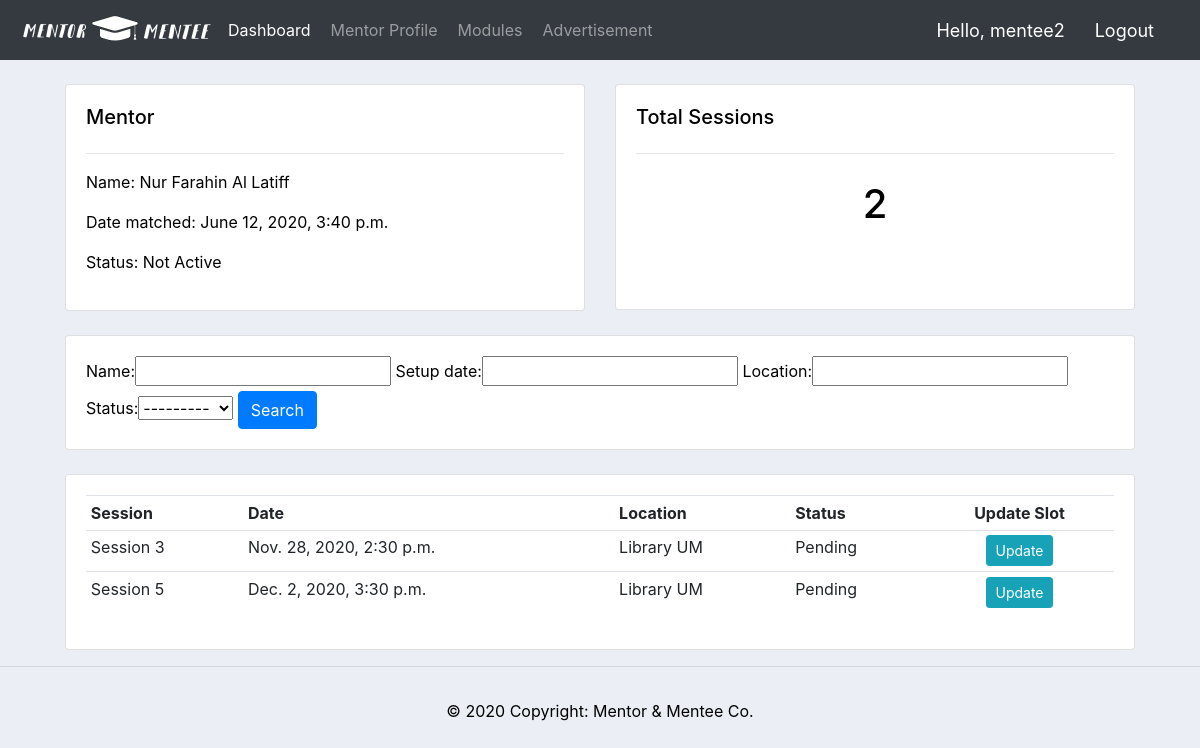
The app's page /book_sess/8 (signed in) with its own data.
### accounts/models.py (models this page shows, shortened)
class Match(models.Model):
	STATUS = (
			('Active', 'Active'),
			('Not Active', 'Not Active'),
			)
	mentor = models.ForeignKey(Mentor, null=True, on_delete=models.SET_NULL) #whenever customer is deleed, order still ada cuma null
	mentee = models.ForeignKey(Mentee, null=True, on_delete=models.SET_NULL)
	date_matched = models.DateTimeField(auto_now_add=True, null=True)
	status = models.CharField(max_length=200, null=True, choices=STATUS, default='Active')

class Mentor(models.Model):
	FACULTY = (
			('Islamic Studies', 'Islamic Studies'), ('Malay Studies', 'Malay Studies'), ('Cultural', 'Cultural'),
			('Dentistry', 'Dentistry'), ('Education', 'Education'), ('Engineering', 'Engineering'),
			('Law', 'Law'), ('Medicine', 'Medicine'), ('Science', 'Science'),
			('Art & Social Sciences', 'Art & Social Sciences'), ('Business & Accountancy', 'Business & Accountancy'),
			('Economics & Administration', 'Economics & Administration'), ('Languages & Linguistics', 'Languages & Linguistics'),
			('Built Environment', 'Built Environment'), ('Sports & Exercises Sciences', 'Sports & Exercises Sciences'),
			('Computer Science & Information Technology', 'Computer Science & Information Technology'),
			)
	DEPARTMENT = [
	    ('Islamic Studies', (
	            ('Usuluddin (Aqidah & Islamic Thought)', 'Usuluddin (Aqidah & Islamic Thought)'),
	            ('Usuluddin (Al-Quran & Al-Hadith)', 'Usuluddin (Al-Quran & Al-Hadith)'),
	            ('Usuluddin (Daawah & Human Development)', 'Usuluddin (Daawah & Human Development)'),
	            ('Usuluddin (Islamic History & Civilization)', 'Usuluddin (Islamic History & Civilization)'),
	            ('Islamic Education (Islamic Studies)', 'Islamic Education (Islamic Studies)'),
	            ('Islamic Studies & Information Technology', 'Islamic Studies & Information Technology'),
	            ('Islamic Studies & Science', 'Islamic Studies & Science'),
	            ('Muamalat & Management', 'Muamalat & Management'),
	        )
	    ),
	    ('Malay Studies', (
	            ('Bahasa Melayu Profesional', 'Bahasa Melayu Profesional'), ('Linguistik Melayu', 'Linguistik Melayu'),
	            ('Kesusasteraaan Melayu', 'Kesusasteraaan Melayu'), ('Sosio-Budaya Melayu', 'Sosio-Budaya Melayu'),
	            ('Kesenian Melayu', 'Kesenian Melayu'),
	        )
	    ),
	    ('Cultural', (
	            ('Music', 'Music'), ('Drama', 'Drama'),
	            ('Dance', 'Dance'),
	        )
	    ),
	    ('Dentistry', (
	            ('Dental Surgery', 'Dental Surgery'),
	        )
	    ),
	    ('Education', (
	            ('Counselling', 'Counselling'),
	            ('Early Childhood Education', 'Early Childhood Education'),
	            ('Education Teaching of English as a Second Language', 'Education Teaching of English as a Second Language'),
	        )
	    ),
	    ('Engineering', (
	           ('Biomedical Engineering', 'Biomedical Engineering'), ('Chemical Engineering', 'Chemical Engineering'),
	           ('Civil Engineering', 'Civil Engineering'), ('Electrical Engineering', 'Electrical Engineering'),
	           ('Mechanical Engineering', 'Mechanical Engineering'),
	        )
	    ),
	    ('Law', (
	            ('Laws', 'Laws'),
	            ('Jurisprudence (External)', 'Jurisprudence (External)'),
	        )
	    ),
	    ('Medicine', (
	            ('Medicine', 'Medicine'), ('Biomedical Science', 'Biomedical Science'),
	            ('Nursing', 'Nursing'),
	        )
	    ),
	    ('Science', (
	            ('Chemistry', 'Chemistry'), ('Biochemistry', 'Biochemistry'), ('Biotechnology', 'Biotechnology'),
	            ('Genetics', 'Genetics'), ('Geology', 'Geology'), ('Mathematics', 'Mathematics'),
	            ('Microbiology', 'Microbiology'), ('Physics', 'Physics'), ('Statistics', 'Statistics'),
	        )
	    ),
	    ('Art & Social Sciences', (
	    		('East Asian Studies', 'East Asian Studies'), ('Arts Chinese Studies', 'Arts Chinese Studies'),
	    		('Arts Anthropology and Sociology', 'Arts Anthropology and Sociology'),
	            ('Social Administration', 'Social Administration'), ('Geography', 'Geography'),
	            ('Environmental Studies', 'Environmental Studies'), ('Arts History', 'Arts History'),
	            ('Arts English', 'Arts English'), ('Arts Indian Studies', 'Arts Indian Studies'),
	            ('Arts International and Strategic Studies', 'Arts International and Strategic Studies'),
	            ('Media Studies', 'Media Studies'), ('Arts Southeast Asian Studies', 'Arts Southeast Asian'),
	        )
	    ),
	    ('Business & Accountancy', (
	            ('Accounting', 'Accounting'), ('Business Administration', 'Business Administration'),
	            ('Finance', 'Finance'),
	        )
	    ),
	    ('Economics & Administration', (
	            ('Economics', 'Economics'), ('Administrative Studies and Politics', 'Administrative Studies and Politics'),
	            ('Development Studies', 'Development Studies'), ('Applied Statistic', 'Applied Statistic'),
	        )
	    ),
	    ('Languages & Linguistics', (
	            ('Arabic Language and Linguistics', 'Arabic Language and Linguistics'),
	            ('Chinese Language and Linguistics', 'Chinese Language and Linguistics'),
	            ('English Language and Linguistics', 'English Language and Linguistics'),
	            ('French Language and Linguistics', 'French Language and Linguistics'),
	            ('German Language and Linguistics', 'German Language and Linguistics'),
	            ('Japanese Language and Linguistics', 'Japanese Language and Linguistics'),
	            ('Spanish Language and Linguistics', 'Spanish Language and Linguistics'),
	            ('Tamil Language and Linguistics', 'Tamil Language and Linguistics'),
	            ('Italian Language and Linguistics', 'Italian Language and Linguistics'),
	        )
	    ),
	    ('Built Environment', (
	            ('Urban & Regional Planning', 'Urban & Regional Planning'),
	            ('Science Architecture', 'Science Architecture'),
	            ('Quantity Surveying', 'Quantity Surveying'), ('Real Estate', 'Real Estate'),
	            ('Building Surveying', 'Building Surveying'),
	        )
	    ),
	    ('Sports & Exercises Sciences', (
	            ('Sports Science (Exercise Science)', 'Sports Science (Exercise Science)'),
	            ('Sports Management Science', 'Sports Management Science'),
	        )
	    ),
	    ('Computer Science & Information Technology', (
	            ('Artificial Intelligence', 'Artificial Intelligence'),
	            ('Computer System and Network', 'Computer System and Network'),
	            ('Information Systems', 'Information Systems'),
	            ('Software Engineering', 'Software Engineering'),
	            ('Multimedia', 'Multimedia'), ('Data Science', 'Data Science'),
	        )
	    ),
	]
	user = models.OneToOneField(User, null=True, blank=True, on_delete=models.CASCADE)
	name = models.CharField(max_length=200, null=True)
	matric_number = models.CharField(max_length=10, null=True)
	faculty = models.CharField(max_length=200, null=True, choices=FACULTY)
	department = models.CharField(max_length=200, null=True, choices=DEPARTMENT)
	phone = models.CharField(max_length=200, null=True)
	email = models.CharField(max_length=200, null=True)
	CGPA = models.DecimalField(max_digits=4, decimal_places=2, null=True)
	profile_pic = models.ImageField(default="profile1.jpg", null=True)
	date_created = models.DateTimeField(auto_now_add=True, null=True)
	def __str__(self):
		return self.name

class Session(models.Model):
	STATUS = (
			('Accepted', 'Accepted'),
			('Rejected', 'Rejected'),
			('Pending', 'Pending'),
			)
	match = models.ForeignKey(Match, null=True, on_delete=models.SET_NULL)
	name = models.CharField(max_length=200, null=True)
	setup_date = models.DateTimeField(help_text = "  e.g 11/28/2020 13:30")
	location = models.CharField(max_length=200, null=True)
	status = models.CharField(max_length=200, null=True, default='Pending', choices=STATUS)
	note = models.CharField(max_length=1000, null=True, blank=True)

### accounts/decorators.py (the view)
		def wrapper_func(request, *args, **kwargs):
			group = None
			if request.user.groups.exists():
				group = request.user.groups.all()[0].name
			if group in allowed_roles:
				return view_func(request, *args, **kwargs)
			else:
				return HttpResponse('You are not authorized to view this page')

### accounts/views.py (called while the page is built)
@login_required(login_url='login')
@allowed_users(allowed_roles=['mentee'])
def bookSession(request, pk):
	match = Match.objects.get(id=pk)
	sessions = match.session_set.all() #order_set ni tgk balik relationship parent child tu
	session_count = sessions.count() #ejaan orders based on atas
	myFilter = SessionFilter(request.GET, queryset=sessions)
	sessions = myFilter.qs
	context = {'match':match, 'sessions': sessions, 'session_count': session_count, 'myFilter':myFilter}
	return render(request, 'accounts/book_session.html', context)

### accounts/templates/accounts/book_session.html
{% extends 'accounts/main.html' %}
{% block content %}
	<br>
<div class="row">
	<div class="col-md" style="margin-left: 50px;">
		<div class="card card-body">
			<h5>Mentor</h5>
			<hr>
			<p>Name: {{match.mentor}} </p>
			<p>Date matched: {{match.date_matched}}</p>
			<p>Status: {{match.status}} </p>
		</div>
	</div>
	<div class="col-md" style="margin-right: 50px;">
		<div class="card card-body" style="padding-bottom: 63px;">
			<h5>Total Sessions</h5>
			<hr>
			<h1 style="text-align: center;padding: 10px">{{session_count}}</h1>
		</div>
	</div>
</div>
<br>
<div class="row">
	<div class="col">
		<div class="card card-body" style="margin-left: 50px; margin-right: 50px;">
			<form method="get">
				{{myFilter.form}}
		    <button class="btn btn-primary" type="submit">Search</button>
		  </form>
		</div>
	</div>
</div>
<br>
<div class="row">
	<div class="col-md">
		<div class="card card-body" style="margin-left: 50px; margin-right: 50px;">
			<table class="table table-sm">
				<tr>
					<th>Session</th>
					<th>Date</th>
					<th>Location</th>
					<th>Status</th>
					<th class="text-center">Update Slot</th>
				</tr>
				{% for session in sessions %}
				<tr>
					<td>{{session.name}}</td>
					<td>{{session.setup_date}}</td>
					<td>{{session.location}}</td>
					<td>{{session.status}}</td>
					<td class="text-center"><a class="btn btn-sm btn-info" href="{% url 'update_session' session.id %}">Update</a></td>
				</tr>
				{% endfor %}
			</table>
		</div>
	</div>
</div>
{% endblock %}

### accounts/templates/accounts/navbar.html (shortened to what this page needs)
{% load static %}
<nav class="navbar navbar-expand-lg navbar-dark bg-dark">
  <img src="{% static 'images/logo.png' %}">
 <div class="collapse navbar-collapse" id="navbarNav">
    <ul class="navbar-nav">
      {% if request.user.is_staff %}
      <li class="nav-item active">
        <a class="nav-link" style="padding: 10px;" href="{% url 'home' %}">Dashboard</a>
      </li>
      <li class="nav-item">
        <a class="nav-link" style="padding: 10px;" href="{% url 'products' %}">Products</a>
      </li>
      {% else %}
      <li class="nav-item active">
        <a class="nav-link" style="padding: 10px;" href="{% url 'mentor-page' %}">Dashboard</a>
      </li>
       <li class="nav-item">
        <a class="nav-link" style="padding: 10px;" href="{% url 'mentor_account' %}">Mentor Profile</a>
      </li>
      <li class="nav-item">
        <a class="nav-link" style="padding: 10px;" href="{% url 'mentor_modules' %}">Modules</a>
      </li>
      <li class="nav-item">
        <a class="nav-link" style="padding: 10px;" href="{% url 'ads2' %}">Advertisement</a>
      </li>
      {% endif %}
    </ul>
  </div>
<span class="hello-msg">Hello, {{request.user}}</span>
<span><a class="hello-msg" href="{% url 'logout' %}">Logout</a></span>
</nav>

### static/css/main.css (style rules this page uses)
body { background-color: #ebeff5; }
nav a { padding: 10px; }

### accounts/templates/accounts/main.html (style rules this page uses)
body { background-color: #ebeff5; color: black; overflow: scroll; }

### accounts/templates/accounts/navbar.html (style rules this page uses)
.hello-msg { font-size: 18px; color: #fff; margin-right: 20px; }

### records on screen
Match: mentor "Nur Farahin Al Latiff", date_matched "June 12, 2020, 3:40 p.m.", status "Not Active"
Session: name "Session 3", setup_date "Nov. 28, 2020, 2:30 p.m.", location "Library UM", status "Pending"
Session: name "Session 5", setup_date "Dec. 2, 2020, 3:30 p.m.", location "Library UM", status "Pending"

### other values on screen
{{ request.user }} "mentee2"
{{ session_count }} "2"
